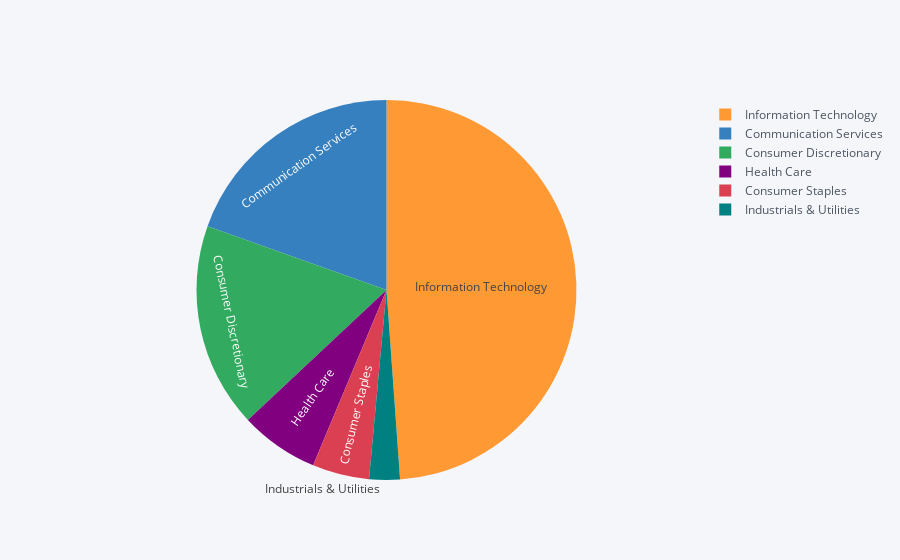

Notebook code for this chart:
### Code cell
df_QQQ_weight[0:10].iplot(kind='pie', labels='Sector', values='Percentage', textinfo='label')

### Figure 1 — Plotly figure (JSON) as saved in the notebook; plotly's stock layout.template omitted (floating-point values rounded to 4 significant figures)
{"data": [{"labels": ["Information Technology", "Communication Services", "Consumer Discretionary", "Health Care", "Consumer Staples", "Industrials & Utilities"], "marker": {"colors": ["rgba(255, 153, 51, 1.0)", "rgba(55, 128, 191, 1.0)", "rgba(50, 171, 96, 1.0)", "rgba(128, 0, 128, 1.0)", "rgba(219, 64, 82, 1.0)", "rgba(0, 128, 128, 1.0)"]}, "name": "", "textinfo": "label", "type": "pie", "values": [48.82, 19.53, 17.42, 6.7, 4.84, 2.6]}], "layout": {"legend": {"bgcolor": "#F5F6F9", "font": {"color": "#4D5663"}}, "paper_bgcolor": "#F5F6F9", "plot_bgcolor": "#F5F6F9", "titlefont": {"color": "#4D5663"}}}
